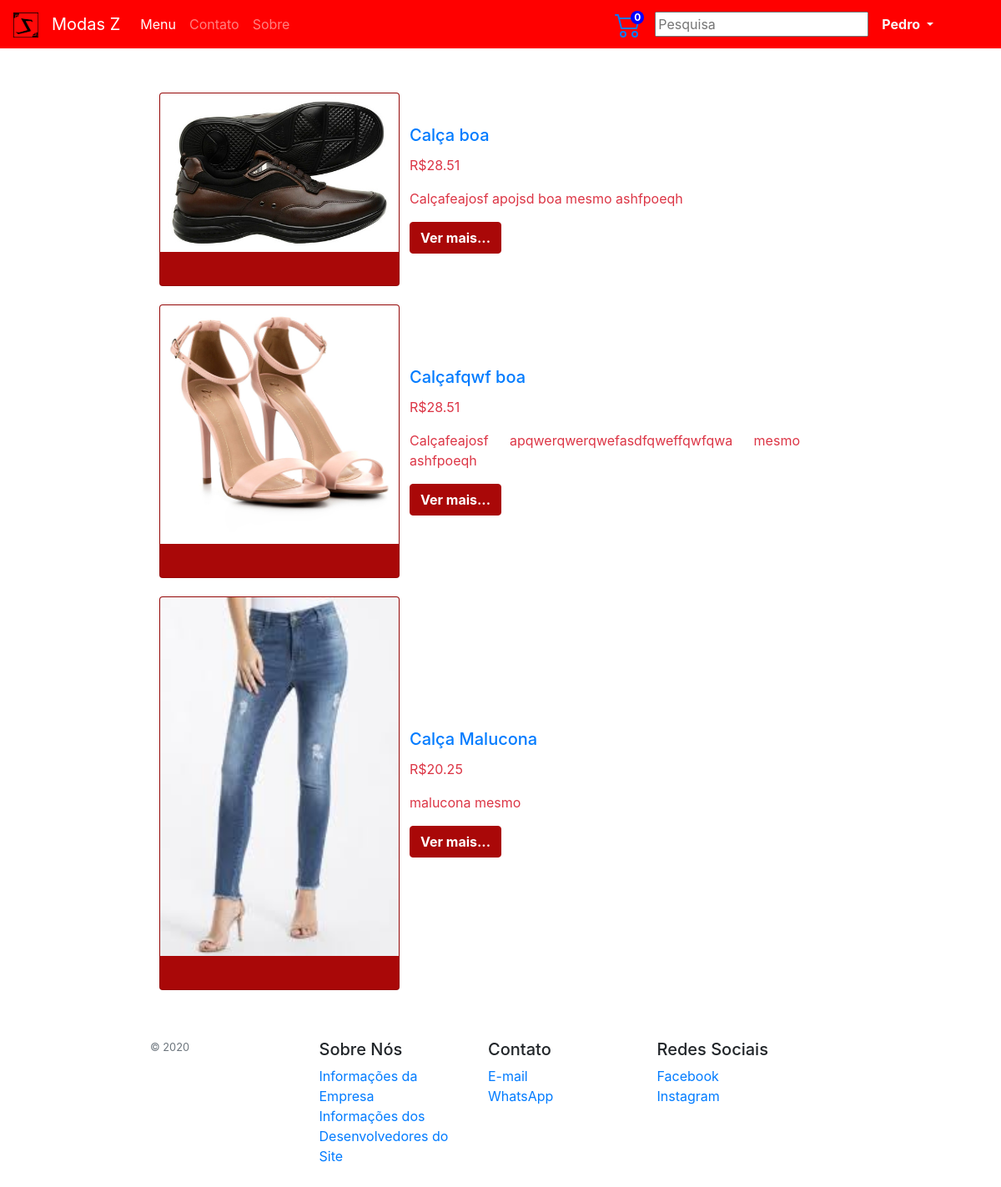
The page / (signed in) on the database its author committed.
### tables this page shows
CREATE TABLE `usuarios` (
  `id` int(11) NOT NULL,
  `adm` tinyint(1) NOT NULL,
  `nome` varchar(30) NOT NULL,
  `sobrenome` varchar(100) NOT NULL,
  `data` date NOT NULL,
  `sexo` varchar(20) NOT NULL,
  `cpf` char(11) NOT NULL,
  `cep` char(8) NOT NULL,
  `telefone` text NOT NULL,
  `endereco` varchar(300) NOT NULL,
  `numero` int(11) NOT NULL,
  `complemento` varchar(300) DEFAULT NULL,
  `cidade` varchar(300) NOT NULL,
  `bairro` varchar(300) NOT NULL,
  `estado` char(2) NOT NULL,
  `email` varchar(300) NOT NULL,
  `senha` varchar(100) NOT NULL
);

CREATE TABLE `produtos` (
  `id` int(11) NOT NULL,
  `nome` varchar(300) NOT NULL,
  `anoLancamento` year(4) NOT NULL,
  `descricaoM` varchar(600) NOT NULL,
  `preco` double NOT NULL,
  `qtd` int(11) NOT NULL,
  `ntp` int(11) NOT NULL,
  `tamanho` varchar(300) NOT NULL,
  `foto` varchar(100) NOT NULL,
  `descricaoP` varchar(10000) NOT NULL
);

### index.php (the view, shortened to what this page needs)
<?php
  include('conexao.php');
  if (isset($_SESSION['email']))
  {
    $logado = $_SESSION['email'];
    $script = 'SELECT * FROM usuarios WHERE email = "' . $logado . '"';
    $consulta = $conexao->query($script);
    $linha = $consulta->fetch_array(MYSQLI_ASSOC);
    $nome = $linha['nome'];
    if (isset($_SESSION['nItensCarrinho'])) {
      $nItensCarrinho = $_SESSION['nItensCarrinho'];
    } else {
      $nItensCarrinho = $_SESSION['nItensCarrinho'];
    }
  } else {
    $_SESSION['nItensCarrinho'] = 0;
    $nItensCarrinho = $_SESSION['nItensCarrinho'];
  }
?>
<!DOCTYPE html>
<html>
<head>
  <link rel="stylesheet" type="text/css" href="CSS/bootstrap.min.css">
  <link rel="stylesheet" type="text/css" href="CSS/my.css">
</head>
<body>
<nav class="navbar navbar-expand-lg navbar-dark navbar-sm fixed-top">
  <a class="navbar-brand" title="Menu"  href="index.php">
    <img src="Img/Logo.png" width="30" height="30" alt="">
  </a>
  <a class="navbar-brand" title="Menu" href="index.php">Modas Z</a>
  <div class="collapse navbar-collapse" id="navbarSupportedContent">
    <ul class="navbar-nav mr-auto">
      <li class="nav-item active">
        <a class="nav-link " href="index.php">Menu<span class="sr-only"></span></a>
      </li>
      <li class="nav-item">
        <a class="nav-link " href="contato.php" tabindex="-1">Contato</a>
      </li>
      <li class="nav-item">
        <a class="nav-link " href="sobre.php" tabindex="-2">Sobre</a>
      </li>
    </ul>
    <a href="carrinho.php" class="mr-3"><span class="numItensCarrinho" name="numItensCarrinho"><?php echo $nItensCarrinho; ?></span></a>
      <form class="form-inline my-2 my-lg-0 mr-3">
        <input type="text" id="myInput" onkeyup="myFunction()" placeholder="Pesquisa" title="Type in a name">
      </form>
      <?php
      if (isset($_SESSION['email'])) {
        echo '
        <div class="dropdown show" style="margin-right: 65px;">
          <a class="text-light dropdown-toggle font-weight-bold" href="#" role="button" id="dropdownMenuLink" data-toggle="dropdown" aria-haspopup="true" aria-expanded="false">
            ' . $nome . '
          </a>
          <div class="dropdown-menu" aria-labelledby="dropdownMenuLink" style="background-color: red;">
            <a class="dropdown-item" href="usuario.php">Meus Dados</a>
            <a class="dropdown-item" id="deletarConta" href="deletarConta.php">Deletar Conta</a>
            <a class="dropdown-item" href="logout.php">Logout</a>
          </div>
        </div>';
      }
      ?>
    </div>
  </nav>
  <?php
  $script = "SELECT * FROM produtos";
  $consulta = $conexao->query($script);
  if (!$consulta) {
    echo "Deu erro!";
    echo $conexao->error;
  } else {
    $total = $consulta->num_rows;
    if ($total > 0) {
      echo '
      <table>
        <tbody id="myTable">';
      while ($linha = $consulta->fetch_array(MYSQLI_ASSOC)) {
        $id = $linha['id'];
        $nome = $linha['nome'];
        $descricaoMenu = $linha['descricaoM'];
        $foto = $linha['foto'];
        $valor=$linha['preco'];
  echo '
      <tr>
        <td>
          <div class="card" style="width: 18rem; margin: 10px;">
            <img class="card-img-top" src="' . $foto . '" alt="Card image cap">
            <div class="card-body">
            </div>
          </div>
        </td>
        <td>
          <h5 class="card-title text-primary text-justify">' . $nome . '</h5>
           <p class="card-text text-danger text-justify">R$' . $valor . '</p>
          <p class="card-text text-danger text-justify">' . $descricaoMenu . '</p>
          <button type="button" class="btn darkmode-ignore btnVerMais"><a href="paginaProduto.php?id=' . $id . '" name="1">Ver mais...</a></button>
        </td>
      </tr>'; }
    echo '
      </tbody>
    </table>'; }}
  ?>
  <footer class=" py-5">
    <div class="row">
      <div class="col- col-12 col-md">
        <small class="d-block mb-3 text-muted">&copy; 2020</small>
      </div>
      <div class="col- col-6 col-md">
        <h5>Sobre Nós</h5>
        <ul class="list-unstyled text-small">
          <li><a href="sobre.php#SD">Informações da Empresa</a></li>
          <li><a href="sobre.php">Informações dos Desenvolvedores do Site</a></li>
        </ul>
      </div>
      <div class="col- col-6 col-md">
        <h5>Contato</h5>
        <ul class="list-unstyled text-small">
          <li><a href="contato.php">E-mail</a></li>
          <li><a href="contato.php#SD">WhatsApp</a></li>
        </ul>
      </div>
      <div class="col- col-6 col-md">
        <h5>Redes Sociais</h5>
        <ul class="list-unstyled text-small">
          <li><a target="_blank" href="https://www.facebook.com">Facebook</a></li>
          <li><a target="_blank" href="https://www.instagram.com/modaz">Instagram</a></li>
        </ul>
      </div>
    </div>
  </footer>
  </body>
  </html>

### CSS/my.css (style rules this page uses)
.navbar { background-color: red; }
body { margin: 100px 20% 0 15%; }
.card { background-color: #A90808; }
a:link { text-decoration: none; }
.numItensCarrinho { position: fixed; margin-left: -13px; line-height: 1rem; height: 1rem; width: 1rem; -webkit-border-radius: 1rem; border-radius: 3rem; background-color: blue; color: #fff; font-size: .75rem; font-weight: 700; z-index: 1; text-align: center; }
.btnVerMais { background-color: #A90808; border-color: #A90808; }
.btnVerMais a { color: white; font-weight: bold; }

### rows shown on the page
usuarios: nome "Pedro"
produtos: foto (picture), nome "Calça boa", preco "28.51", descricaoM "Calçafeajosf apojsd boa mesmo ashfpoeqh"
produtos: foto (picture), nome "Calçafqwf boa", preco "28.51", descricaoM "Calçafeajosf apqwerqwerqwefasdfqweffqwfqwa mesmo ashfpoeqh"
produtos: foto (picture), nome "Calça Malucona", preco "20.25", descricaoM "malucona mesmo"

### other values the page prints
$nItensCarrinho "0"
